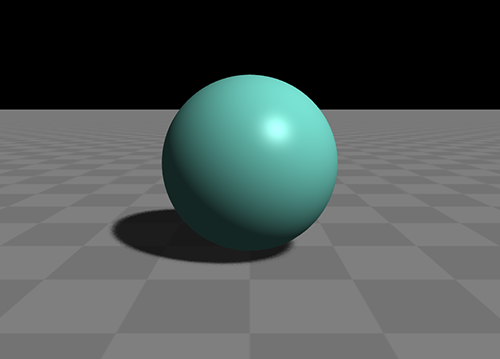
#> input picture start.png, 500 x 359 px; its folder holds only this picture in this run
$ python -i ImageLoader.py   (imports and definitions only)
#> lines starting #> are read from the running program, lines starting #| are printed output that depends on the picture
### glass/utils.py
from functools import wraps
import ctypes
import re
import math
import cgmath as cgm
import os
import types
import cProfile
import hashlib
import pickle
import subprocess
import sys
import chardet
from _ctypes import PyObj_FromPtr

from .GlassConfig import GlassConfig
from typeguard import typechecked

profiler = cProfile.Profile()


# [28 lines left out: functions run_exe, cat, bincat, uint64_to_uvec2, not called in this run]


def same_type(var1, var2):
    return isinstance(var1, type(var2)) and isinstance(var2, type(var1))

def checktype(func):
    if not GlassConfig.debug:
        return func

    try:
        func._typechecked_func = typechecked(func)
    except:
        pass

    # [11 lines left out: function wrapper, not called in this run]

    return wrapper


# [25 lines left out: functions is_overridden, delete, not called in this run]


def setmethod(obj, method_name, new_method):
    setattr(obj, method_name, types.MethodType(new_method, obj))


def extname(filename):
    return os.path.splitext(filename)[1][1:].lower()


# [167 lines left out: functions rget_token, reg_rfind, rskip_space, rskip_valid, find_pair, printable_size and 4 more, not called in this run]


def relative_path(file_name, start_path="."):
    try:
        return os.path.relpath(file_name, start_path).replace("\\", "/")
    except:
        return os.path.abspath(file_name).replace("\\", "/")


def printable_path(file_name):
    site_packages = os.path.abspath(
        os.path.dirname(os.path.abspath(__file__)) + "/../"
    ).replace("\\", "/")
    name1 = relative_path(file_name, site_packages)
    name2 = relative_path(file_name)
    name3 = os.path.abspath(file_name).replace("\\", "/")

    result = name1 if len(name1) < len(name2) else name2
    result = result if len(result) < len(name3) else name3
    return result


# [44 lines left out: functions save_var, load_var, rfind_pair, not called in this run]


__str_index_dict = {}
__comment_index_dict = {}


# [95 lines left out: functions get_invalid_index, delete_python_comments, split_var_str, not called in this run]


def di(id_var):
    return PyObj_FromPtr(id_var)


# [61 lines left out: functions LP_LP_c_char, capacity_of, quat_to_mat4, quat_to_mat3, not called in this run]


def scale_to_mat4(s: cgm.vec3):
    return cgm.mat4(s.x, 0, 0, 0, 0, s.y, 0, 0, 0, 0, s.z, 0, 0, 0, 0, 1)


def scale_to_mat3(s: cgm.vec3):
    return cgm.mat3(s.x, 0, 0, 0, s.y, 0, 0, 0, s.z)


def translate_to_mat4(t: cgm.vec3):
    return cgm.mat4(1, 0, 0, 0, 0, 1, 0, 0, 0, 0, 1, 0, t.x, t.y, t.z, 1)


# [27 lines left out: function defines_key, not called in this run]

### glass/GlassConfig.py
import os
import shutil
import re

from .GLConfig import GLConfig


class GlassConfig:

    def __init__(self):
        self_folder = os.path.dirname(os.path.abspath(__file__)).replace("\\", "/")
        glass_engine_glsl_folder = os.path.abspath(
            self_folder + "/../glass_engine/glsl"
        ).replace("\\", "/")
        glass_glsl_folder = self_folder + "/glsl"
        if os.path.isdir(glass_engine_glsl_folder):
            self.__cache_folder = glass_engine_glsl_folder + "/__glcache__"
        else:
            self.__cache_folder = glass_glsl_folder + "/__glcache__"

        self.debug: bool = False
        self.print: bool = True
        self.warning: bool = True
        self.recompile: bool = False
        self.save_used_shaders: bool = False

    # [6 lines left out: function cache_folder, not called in this run]

    @cache_folder.setter
    def cache_folder(self, folder_path: str):
        self.__cache_folder = folder_path

    # [8 lines left out: function renderer_folder, not called in this run]

    def clear_cache(self):
        if os.path.isdir(self.__cache_folder):
            shutil.rmtree(self.__cache_folder)


GlassConfig = GlassConfig()

### glass/ImageLoader.py
import os

os.environ["OPENCV_IO_ENABLE_OPENEXR"] = "1"
import cv2
import numpy as np

from .utils import extname, printable_path, is_url, md5s
from .download import download
from .GlassConfig import GlassConfig


class ImageLoader:

    __image_map = {}

    @staticmethod
    def load(file_name: str):
        if not os.path.isfile(file_name):
            if is_url(file_name):
                url = file_name
                file_name = (
                    GlassConfig.cache_folder
                    + "/images/"
                    + md5s(url)
                    + "/"
                    + os.path.basename(url)
                )
                if not os.path.isfile(file_name):
                    download(url, file_name)
            else:
                raise FileNotFoundError("not a valid image file: " + file_name)

        file_name = os.path.abspath(file_name).replace("\\", "/")
        if file_name in ImageLoader.__image_map:
            return ImageLoader.__image_map[file_name]
        ext_name = extname(file_name)
        if ext_name == "glsl":
            raise ValueError(f"not supported image format: '{file_name}'")

        if GlassConfig.print:
            print(f"loading image: {printable_path(file_name)} ", end="", flush=True)
        image = None
        image = ImageLoader.cv2_load(file_name)
        if image is None:
            if GlassConfig.print:
                print("")
            raise ValueError(f"not supported image format: '{file_name}'")

        image = cv2.flip(image, 0)

        if image.dtype in [np.float32, np.float64] and image.max() > 1:
            image = ImageLoader.tone_mapping(image)

        ImageLoader.__image_map[file_name] = image

        if GlassConfig.print:
            print("done")

        return image

    @staticmethod
    def cv2_load(file_name):
#> called with file_name = 'start.png'
        try:
            image = cv2.imread(file_name, cv2.IMREAD_UNCHANGED)
#> image is the input picture: shape (359, 500, 4); mean B, G, R, A 84.1, 85.3, 77.2, 254.9
            if image is None:
                return None

            channels = image.shape[2] if len(image.shape) > 2 else 1
#> channels = 4
            if channels == 3:
                image = cv2.cvtColor(image, cv2.COLOR_BGR2RGB)
            elif channels == 4:
                image = cv2.cvtColor(image, cv2.COLOR_BGRA2RGBA)
            elif channels == 1:
                image = cv2.cvtColor(image, cv2.COLOR_GRAY2RGB)

            return image
        except:
            return None

    # [47 lines left out: function tone_mapping, not called in this run]

>>> result = ImageLoader().load('../start.png')
#> in load, `image = cv2.flip(image, 0)`:
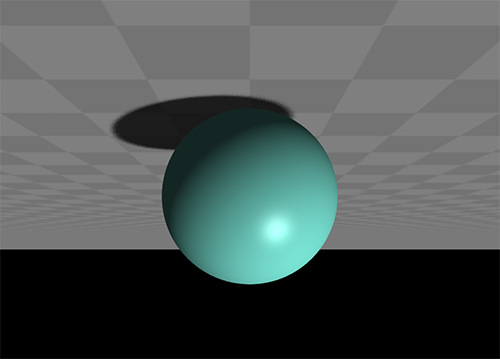
#> image: shape (359, 500, 4); mean R, G, B, A 77.2, 85.3, 84.1, 254.9; transparent parts drawn white
